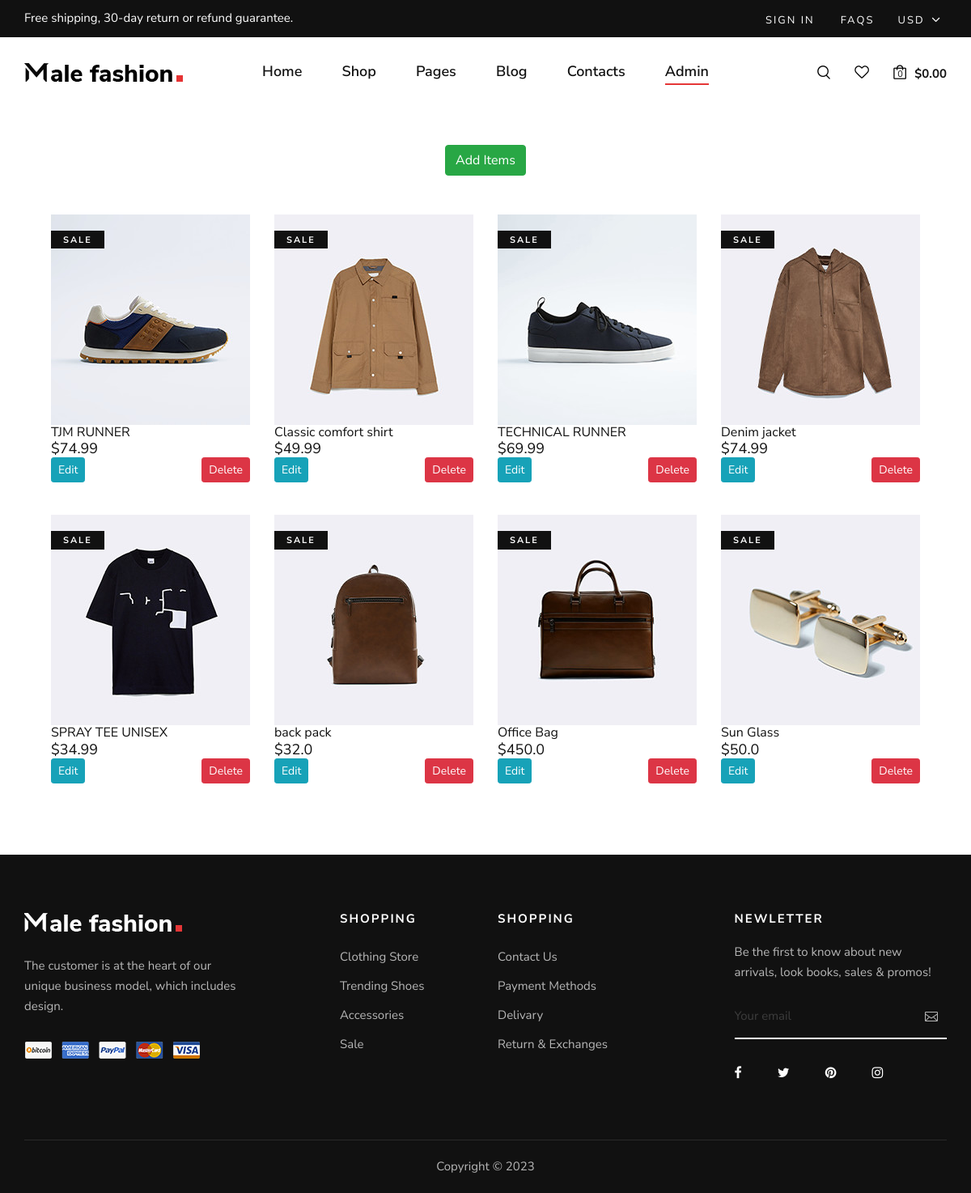
/dashboard, run on the app's committed database.
### myecommerce/models.py (models this page shows, shortened)
class Products(models.Model):
    title = models.CharField(max_length=100)
    img = models.ImageField(null=True, blank=True, upload_to="images/")
    price = models.FloatField(null=True, blank=True)
    ratings = models.IntegerField(null=True, blank=True)

### myecommerce/views.py (the view)
# urls.py: path('dashboard', dashboard, name='dashboard'),
def dashboard(request):
    products = Products.objects.all()
    context = { 'products': products}
    return render(request, 'dashboard.html', context)

### myecommerce/templates/dashboard.html
{% extends "base.html" %} {% block body %}
<div class="d-flex justify-content-center m-5 w-5">
  <a href="{% url 'addProduct' %}" type="submit" class="btn btn-success"
    >Add Items</a
  >
</div>
<div class="row product__filter d-flex justify-content-center m-5">
  {% for product in products %}
  <div class="col-lg-3 col-md-6 col-sm-6 col-md-6 col-sm-6 mix new-arrivals">
    <div class="product__item sale">
      <div class="product__item__pic set-bg" data-setbg="{{ product.img.url }}">
        <span class="label">Sale</span>
      </div>
      <div class="">
        <h6>{{ product.title}}</h6>
        <h5>${{product.price}}</h5>
        <div class="d-flex justify-content-between">
          <a href="{% url 'update-product' product.id %}"
            ><button type="button" class="btn btn-info btn-sm">Edit</button></a
          >
          <a href="{% url 'delete-product' product.id%}"
            ><button type="button" class="btn btn-danger btn-sm">
              Delete
            </button></a
          >
        </div>
      </div>
    </div>
  </div>
  {% endfor %}
</div>
{% endblock body %}

### myecommerce/templates/base.html (shortened to what this page needs)
<!DOCTYPE html>
<html lang="en">
  <head>
    {% load static %}
    <link
      rel="stylesheet"
      href="{% static 'css/bootstrap.min.css' %}"
      type="text/css"
    />
    <link
      rel="stylesheet"
      href="{% static 'css/font-awesome.min.css' %}"
      type="text/css"
    />
    <link
      rel="stylesheet"
      href="{% static 'css/elegant-icons.css' %}"
      type="text/css"
    />
    <link
      rel="stylesheet"
      href="{% static 'css/magnific-popup.css' %}"
      type="text/css"
    />
    <link
      rel="stylesheet"
      href="{% static 'css/nice-select.css' %}"
      type="text/css"
    />
    <link
      rel="stylesheet"
      href="{% static 'css/owl.carousel.min.css' %}"
      type="text/css"
    />
    <link
      rel="stylesheet"
      href="{% static 'css/slicknav.min.css' %}"
      type="text/css"
    />
    <link
      rel="stylesheet"
      href="{% static 'css/style.css' %}"
      type="text/css"
    />
  </head>
  <body>
    <header class="header sticky-top">
      <div class="header__top">
        <div class="container">
          <div class="row">
            <div class="col-lg-6 col-md-7">
              <div class="header__top__left">
                <p>Free shipping, 30-day return or refund guarantee.</p>
              </div>
            </div>
            <div class="col-lg-6 col-md-5">
              <div class="header__top__right">
                <div class="header__top__links">
                  <a href="#">Sign in</a>
                  <a href="#">FAQs</a>
                </div>
                <div class="header__top__hover">
                  <span>Usd <i class="arrow_carrot-down"></i></span>
                </div>
              </div>
            </div>
          </div>
        </div>
      </div>
      <div class="container">
        <div class="row">
          <div class="col-lg-3 col-md-3">
            <div class="header__logo">
              <a href=""><img src="{% static 'img/logo.png' %}" alt="" /></a>
            </div>
          </div>
          <div class="col-lg-6 col-md-6">
            <nav class="header__menu mobile-menu">
              <ul>
                <li><a href="{% url 'home' %}">Home</a></li>
                <li><a href="./shop.html">Shop</a></li>
                <li>
                  <a href="#">Pages</a>
                </li>
                <li><a href="./blog.html">Blog</a></li>
                <li class="">
                  <a href="{% url 'contact'%}">Contacts</a>
                </li>
                <li class="active">
                  <a href="{% url 'dashboard'%}">Admin</a>
                </li>
              </ul>
            </nav>
          </div>
          <div class="col-lg-3 col-md-3">
            <div class="header__nav__option">
              <a href="#" class="search-switch"
                ><img src="{% static 'img/icon/search.png' %}" alt=""
              /></a>
              <a href="#"
                ><img src="{% static 'img/icon/heart.png' %}" alt=""
              /></a>
              <a href="#"
                ><img src="{% static 'img/icon/cart.png' %}" alt="" />
                <span>0</span></a
              >
              <div class="price">$0.00</div>
            </div>
          </div>
        </div>
      </div>
    </header>
    {% block body %} {% endblock body %}
    <footer class="footer">
      <div class="container">
        <div class="row">
          <div class="col-lg-3 col-md-6 col-sm-6">
            <div class="footer__about">
              <div class="footer__logo">
                <a href="#"
                  ><img src="{% static 'img/footer-logo.png' %}" alt=""
                /></a>
              </div>
              <p>
                The customer is at the heart of our unique business model, which
                includes design.
              </p>
              <a href="#"
                ><img src="{% static 'img/payment.png' %}" alt=""
              /></a>
            </div>
          </div>
          <div class="col-lg-2 offset-lg-1 col-md-3 col-sm-6">
            <div class="footer__widget">
              <h6>Shopping</h6>
              <ul>
                <li><a href="#">Clothing Store</a></li>
                <li><a href="#">Trending Shoes</a></li>
                <li><a href="#">Accessories</a></li>
                <li><a href="#">Sale</a></li>
              </ul>
            </div>
          </div>
          <div class="col-lg-2 col-md-3 col-sm-6">
            <div class="footer__widget">
              <h6>Shopping</h6>
              <ul>
                <li><a href="#">Contact Us</a></li>
                <li><a href="#">Payment Methods</a></li>
                <li><a href="#">Delivary</a></li>
                <li><a href="#">Return & Exchanges</a></li>
              </ul>
            </div>
          </div>
          <div class="col-lg-3 offset-lg-1 col-md-6 col-sm-6">
            <div class="footer__widget">
              <h6>NewLetter</h6>
              <div class="footer__newslatter">
                <p>
                  Be the first to know about new arrivals, look books, sales &
                  promos!
                </p>
                <form action="#">
                  <input type="text" placeholder="Your email" />
                  <button type="submit">
                    <span class="icon_mail_alt"></span>
                  </button>
                </form>
              </div>
              <div class="hero__social">
                <a href="#"><i class="fa fa-facebook"></i></a>
                <a href="#"><i class="fa fa-twitter"></i></a>
                <a href="#"><i class="fa fa-pinterest"></i></a>
                <a href="#"><i class="fa fa-instagram"></i></a>
              </div>
            </div>
          </div>
        </div>
        <div class="row">
          <div class="col-lg-12 text-center">
            <div class="footer__copyright__text">
              <p>
                Copyright ©
              </p>
            </div>
          </div>
        </div>
      </div>
    </footer>
  </body>
</html>

### data on the page
Products: shows a picture, title "TJM RUNNER", price "74.99"
Products: shows a picture, title "Classic comfort shirt", price "49.99"
Products: shows a picture, title "TECHNICAL RUNNER", price "69.99"
Products: shows a picture, title "Denim jacket", price "74.99"
Products: shows a picture, title "SPRAY TEE UNISEX", price "34.99"
Products: shows a picture, title "back pack", price "32.0"
Products: shows a picture, title "Office Bag", price "450.0"
Products: shows a picture, title "Sun Glass", price "50.0"
